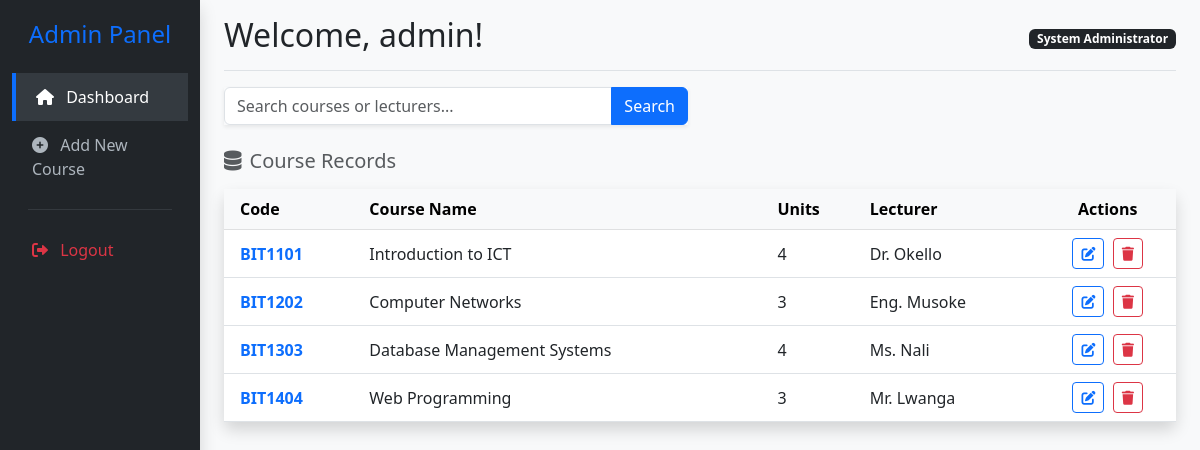
Page /admin_dashboard.php (signed in) on the committed database.
### tables this page shows
CREATE TABLE `courses` (
  `id` int NOT NULL,
  `course_code` varchar(20) NOT NULL,
  `course_name` varchar(100) NOT NULL,
  `credit_units` int NOT NULL,
  `lecturer` varchar(100) NOT NULL
);

### admin_dashboard.php (the view, shortened to what this page needs)
<?php
include "includes/db_config.php";
$search_query = "";
$sql = "SELECT * FROM courses";
$res = mysqli_query($conn, $sql);
?>
<!DOCTYPE html>
<html lang="en">
<head>
    <link href="https://cdn.jsdelivr.net/npm/bootstrap@5.3.0/dist/css/bootstrap.min.css" rel="stylesheet">
    <link rel="stylesheet" href="https://cdnjs.cloudflare.com/ajax/libs/font-awesome/6.0.0/css/all.min.css">
</head>
<body>
<div class="container-fluid">
    <div class="row">
        <nav class="col-md-2 d-none d-md-block sidebar shadow">
            <h4 class="text-center mb-4 text-primary">Admin Panel</h4>
            <a href="admin_dashboard.php" class="active"><i class="fas fa-home me-2"></i> Dashboard</a>
            <a href="add_course.php"><i class="fas fa-plus-circle me-2"></i> Add New Course</a>
            <hr class="mx-3 border-secondary">
            <a href="logout.php" class="text-danger"><i class="fas fa-sign-out-alt me-2"></i> Logout</a>
        </nav>
        <main class="col-md-10 px-md-4 pt-3">
            <div class="d-flex justify-content-between align-items-center pb-2 mb-3 border-bottom">
                <h1 class="h2">Welcome, <?php echo htmlspecialchars($_SESSION['username']); ?>!</h1>
                <span class="badge bg-dark">System Administrator</span>
            </div>
            <div class="row mb-4">
                <div class="col-md-6">
                    <form action="admin_dashboard.php" method="GET" class="input-group shadow-sm">
                        <input type="text" name="search" class="form-control" placeholder="Search courses or lecturers..." value="<?php echo htmlspecialchars($search_query); ?>">
                        <button class="btn btn-primary" type="submit">Search</button>
                    </form>
                </div>
            </div>
            <h5 class="text-muted mb-3"><i class="fas fa-database me-2"></i>Course Records</h5>
            <div class="card shadow border-0">
                <div class="card-body p-0">
                    <table class="table table-hover align-middle mb-0">
                        <thead class="table-light">
                            <tr>
                                <th class="ps-3">Code</th>
                                <th>Course Name</th>
                                <th>Units</th>
                                <th>Lecturer</th>
                                <th class="text-center">Actions</th>
                            </tr>
                        </thead>
                        <tbody>
                            <?php
                            if(mysqli_num_rows($res) > 0) {
                                while($row = mysqli_fetch_assoc($res)) {
                                    echo "<tr>
                                        <td class='ps-3 fw-bold text-primary'>{$row['course_code']}</td>
                                        <td>{$row['course_name']}</td>
                                        <td>{$row['credit_units']}</td>
                                        <td>{$row['lecturer']}</td>
                                        <td class='text-center'>
                                            <a href='edit_course.php?id={$row['id']}' class='btn btn-sm btn-outline-primary me-1'><i class='fas fa-edit'></i></a>
                                            <a href='delete_course.php?id={$row['id']}' class='btn btn-sm btn-outline-danger' onclick='return confirm(\"Are you sure you want to delete this?\")'><i class='fas fa-trash'></i></a>
                                        </td>
                                    </tr>";
                                }
                            } else {
                                echo "<tr><td colspan='5' class='text-center py-4 text-muted'>No courses found in system.</td></tr>";
                            }
                            ?>
                        </tbody>
                    </table>
                </div>
            </div>
        </main>
    </div>
</div>
</body>
</html>

### admin_dashboard.php (style rules this page uses)
body { background-color: #f8f9fa; }
.sidebar { height: 100vh; background: #212529; color: white; padding-top: 20px; position: fixed; width: 16.666667%; }
.sidebar a { color: #adb5bd; text-decoration: none; padding: 12px 20px; display: block; transition: 0.3s; }
.sidebar a:hover, .sidebar a.active { background: #343a40; color: white; border-left: 4px solid #0d6efd; }
main { margin-left: 16.666667%; }

### rows in the picture
courses: course_code "BIT1101", course_name "Introduction to ICT", credit_units "4", lecturer "Dr. Okello"
courses: course_code "BIT1202", course_name "Computer Networks", credit_units "3", lecturer "Eng. Musoke"
courses: course_code "BIT1303", course_name "Database Management Systems", credit_units "4", lecturer "Ms. Nali"
courses: course_code "BIT1404", course_name "Web Programming", credit_units "3", lecturer "Mr. Lwanga"

### other values in the picture
$_SESSION['username'] "admin"
